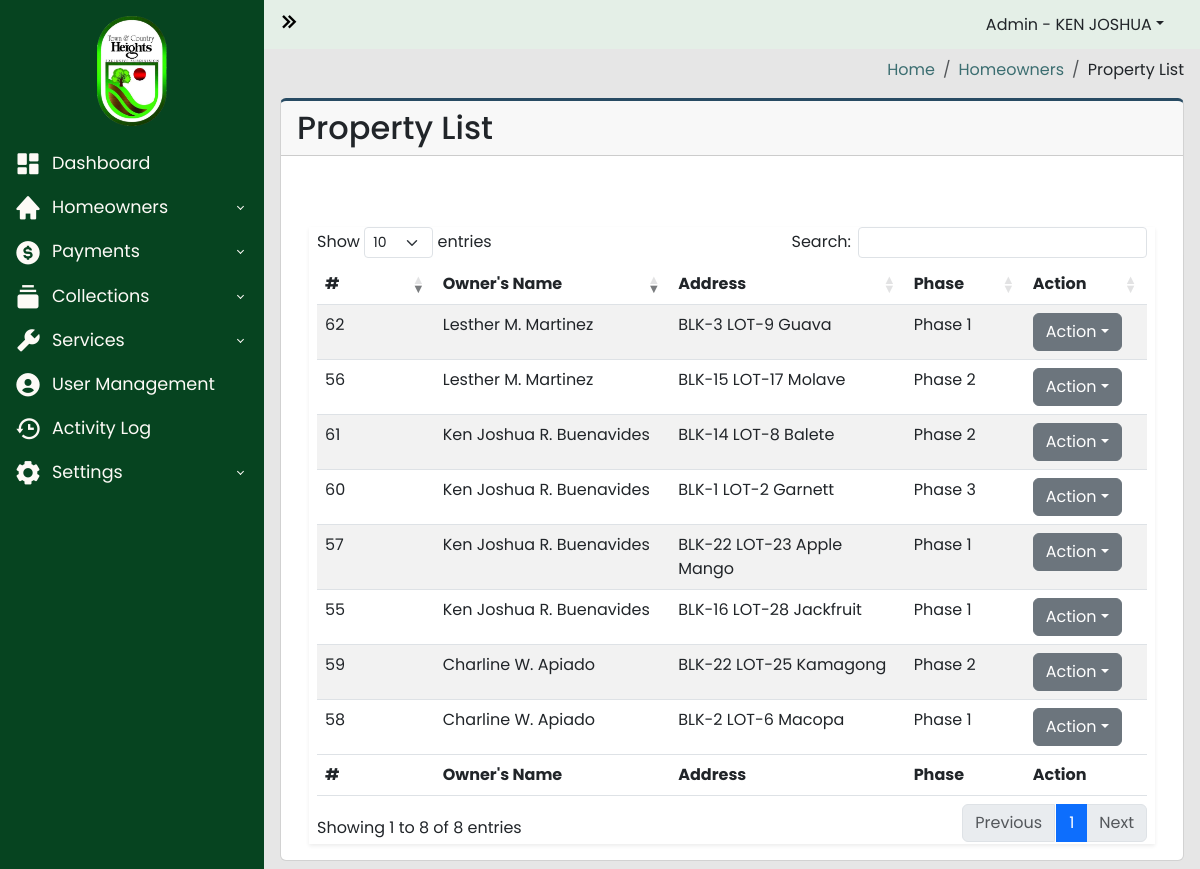
Page /admin-panel/property_list.php (signed in) on the earlier database version.
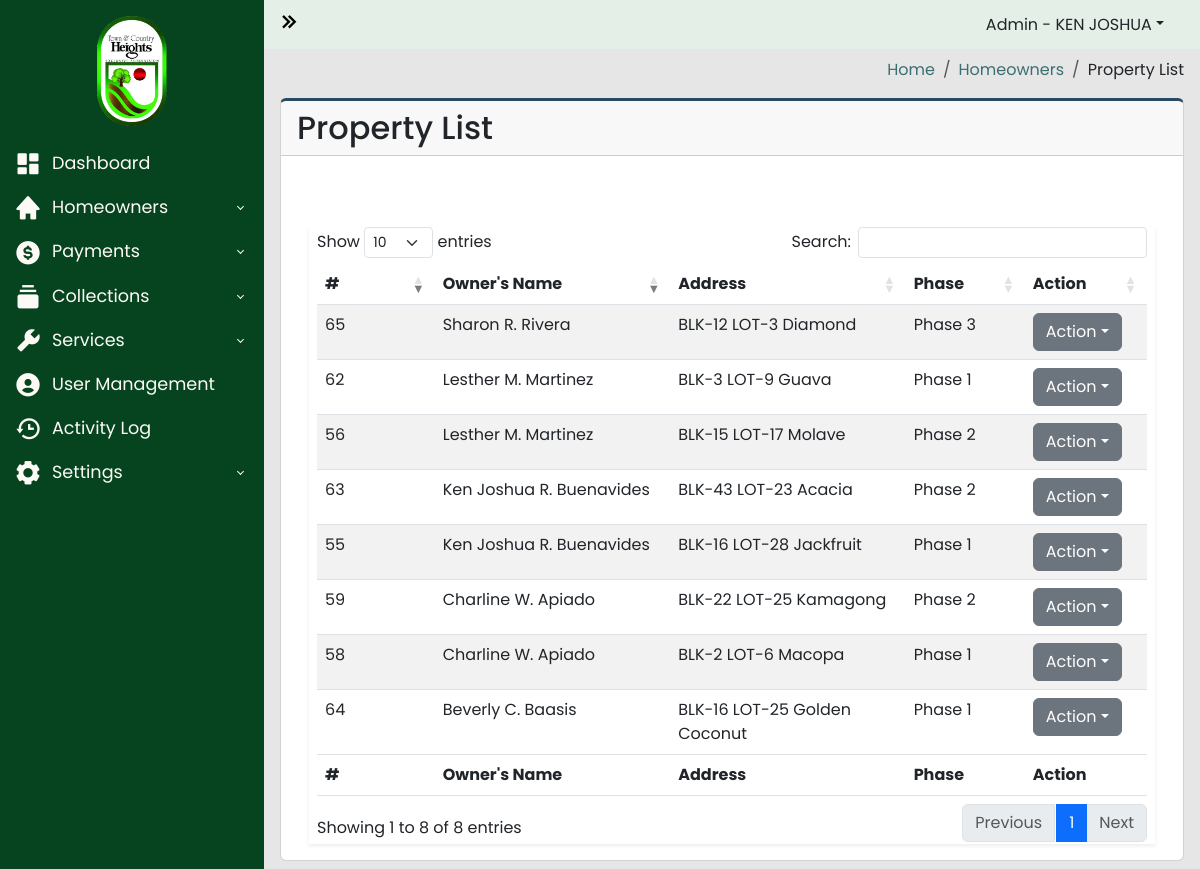
Same page on the later database version.
### tables this page shows
CREATE TABLE `property_list` (
  `id` int(100) NOT NULL,
  `homeowners_id` int(100) NOT NULL,
  `blk` varchar(100) NOT NULL,
  `lot` varchar(100) NOT NULL,
  `phase` varchar(100) NOT NULL,
  `street` varchar(100) NOT NULL,
  `tenant` int(100) DEFAULT NULL
);

CREATE TABLE `homeowners_users` (
  `id` int(100) NOT NULL,
  `account_number` varchar(100) NOT NULL,
  `username` varchar(100) NOT NULL,
  `password` varchar(100) NOT NULL,
  `firstname` varchar(100) NOT NULL,
  `lastname` varchar(100) NOT NULL,
  `middle_initial` varchar(100) NOT NULL,
  `email` varchar(100) NOT NULL,
  `phone_number` varchar(100) NOT NULL,
  `blk` varchar(100) NOT NULL,
  `lot` varchar(100) NOT NULL,
  `street` varchar(100) NOT NULL,
  `phase` varchar(100) NOT NULL,
  `status` varchar(100) NOT NULL,
  `tenant_name` varchar(100) NOT NULL
);

### admin-panel/property_list.php (the view, shortened to what the changed rows need)
<?php
require_once("../includes/header.php");
?>
<?php
$server = new Server;
$server->adminAuthentication();
?>
<body>
  <div class="wrapper">
    <div class="main">
      <main class="content px-3 py-2">
        <div class="card card-border">
          <div class="card-header">
            <h2>Property List</h2>
          </div>
          <div class="card-body">
            <div class="container-fluid">
              <section class="main-content">
                <div class="row">
                  <div class="col-xs-12">
                    <div class="box">
                      <div class="body-box shadow-sm">
                        <div class="table-responsive mx-2">
                          <table id="propertyListTable" class="table table-striped" style="width:100%">
                            <thead>
                              <tr>
                                <th width="10%">#</th>
                                <th width="20%">Owner's Name</th>
                                <th width="20%">Address</th>
                                <th width="10%">Phase</th>
                                <th scope="col" width="5%">Action</th>
                              </tr>
                            </thead>
                            <tbody>
                              <?php
                              $query = "SELECT
                              property_list.id,
                              property_list.homeowners_id,
                              property_list.blk as property_blk,
                              property_list.lot as property_lot,
                              property_list.phase as property_phase,
                              property_list.street as property_street,
                              homeowners_users.firstname,
                              homeowners_users.lastname,
                              homeowners_users.middle_initial FROM property_list INNER JOIN homeowners_users WHERE property_list.homeowners_id = homeowners_users.id";
                              $connection = $server->openConn();
                              $stmt = $connection->prepare($query);
                              $stmt->execute();
                              $count = $stmt->rowCount();
                              if ($count > 0) {
                                while ($result = $stmt->fetch()) {
                                  $property_id = $result['id'];
                                  $firstname = $result['firstname'];
                                  $lastname = $result['lastname'];
                                  $middle_initial = $result['middle_initial'];
                                  $property_blk = $result['property_blk'];
                                  $property_lot = $result['property_lot'];
                                  $property_street = $result['property_street'];
                                  $property_phase = $result['property_phase'];
                              ?>
                                  <tr>
                                    <td><?php echo $property_id; ?></td>
                                    <td><?php echo $firstname . " " . $middle_initial . " " . $lastname;  ?></td>
                                    <td><?php echo "BLK-" . $property_blk . " LOT-" . $property_lot . " " . $property_street ?></td>
                                    <td><?php echo $property_phase;  ?></td>
                                    <td>
                                      <div class="dropdown">
                                        <a class="btn btn-secondary dropdown-toggle" type="button" data-bs-toggle="dropdown">Action</a>
                                      </div>
                                    </td>
                                  </tr>
                              <?php
                                }
                              } else {
                              }
                              ?>
                            </tbody>
                            <tfoot>
                              <tr>
                                <th width="10%">#</th>
                                <th width="20%">Owner's Name</th>
                                <th width="20%">Address</th>
                                <th width="10%">Phase</th>
                                <th scope="col" width="5%">Action</th>
                              </tr>
                            </tfoot>
                          </table>
                        </div>
                      </div>
                    </div>
                  </div>
                </div>
              </section>
            </div>
          </div>
        </div>
      </main>
    </div>
  </div>
  <?php
  include("../includes/footer.php");
  ?>

Differences in the rows shown:
removed property_list: id "57", homeowners.firstname "Ken Joshua", homeowners.middle_initial "R.", homeowners.lastname "Buenavides", blk "22", lot "23", street "Apple Mango", phase "Phase 1"
removed property_list: id "60", homeowners.firstname "Ken Joshua", homeowners.middle_initial "R.", homeowners.lastname "Buenavides", blk "1", lot "2", street "Garnett", phase "Phase 3"
removed property_list: id "61", homeowners.firstname "Ken Joshua", homeowners.middle_initial "R.", homeowners.lastname "Buenavides", blk "14", lot "8", street "Balete", phase "Phase 2"
added property_list: id "63", homeowners.firstname "Ken Joshua", homeowners.middle_initial "R.", homeowners.lastname "Buenavides", blk "43", lot "23", street "Acacia", phase "Phase 2"
added property_list: id "64", homeowners.firstname "Beverly", homeowners.middle_initial "C.", homeowners.lastname "Baasis", blk "16", lot "25", street "Golden Coconut", phase "Phase 1"
added property_list: id "65", homeowners.firstname "Sharon", homeowners.middle_initial "R.", homeowners.lastname "Rivera", blk "12", lot "3", street "Diamond", phase "Phase 3"
